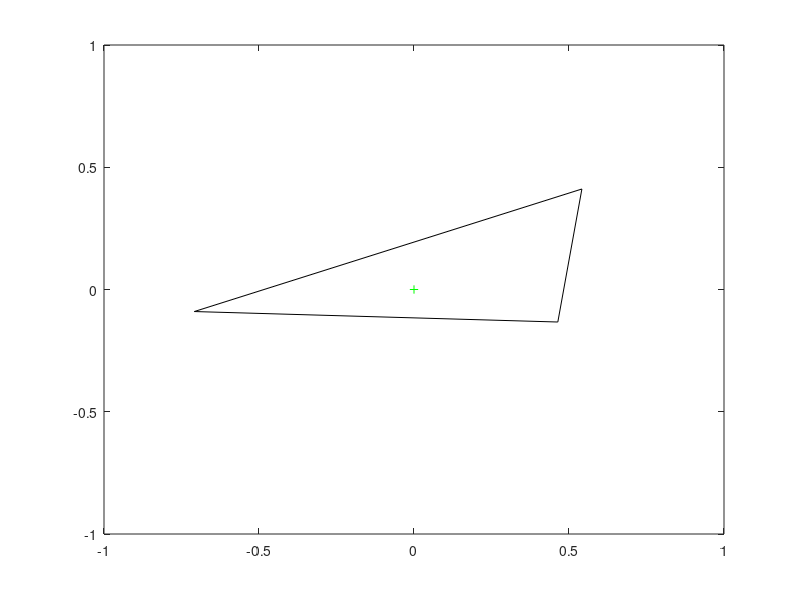

Write the MATLAB code that produced this figure.
clc,clear,close all


for i=1:100
    rng(i);
    points = 2*rand(2,3)-1;
    v0 = points(:,1);
    v1 = points(:,2)-points(:,1);
    v2 = points(:,3)-points(:,1);

    a = -det([v0 v2])/det([v1 v2]);
    b =  det([v0 v1])/det([v1 v2]);
    
    figure(1)
    points(:,end+1) = points(:, 1); 
    plot(points(1, :), points(2, :), 'k'); hold on

    if( a>0 && b>0 && a+b <1)
        plot(0,0,'g+');hold on;
    else
        plot(0,0,'r+');hold on;
    end
    xlim([-1 1]);
    ylim([-1 1]);
    pause(0.5);
    hold off
end


% rng(67);
% points = 2*rand(2,3)-1;
% 
% 
% 
% points(:,end+1) = points(:, 1); 
% plot(points(1, :), points(2, :), 'k'); hold on
% 
% for i=-3:.01:3
%     for j=-3:.01:3
%         r = rand;
% 
%         v0 = points(:,1);
%         v1 = points(:,2)-points(:,1);
%         v2 = points(:,3)-points(:,1);
% 
%         v = [i; j];
% 
%         a = (det([v v2]) - det([v0 v2]))/det([v1 v2]);
%         b = -(det([v v1]) - det([v0 v1]))/det([v1 v2]);
%         
%         if( a>0 && b>0 && a+b <1)
%             plot(i,j,'g.');hold on
%         else
%             plot(i,j,'b.');hold on;
%         end
%     end
% end